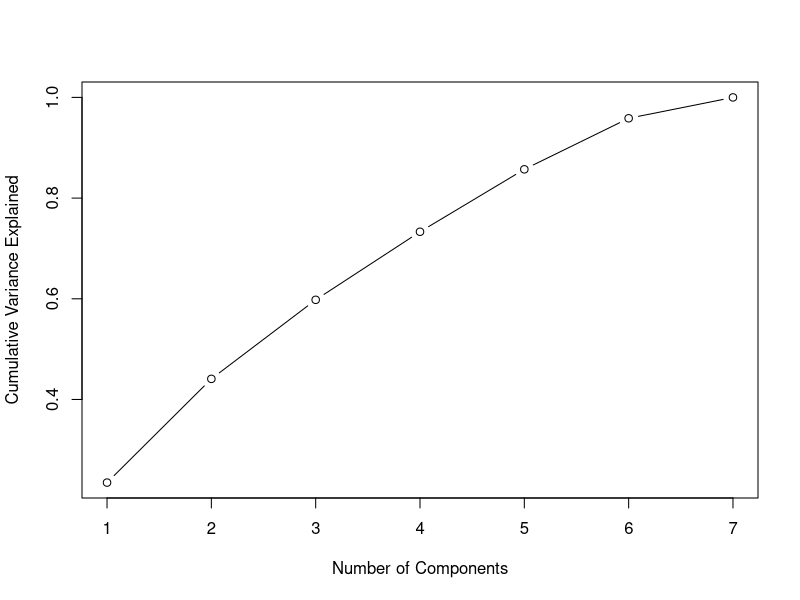
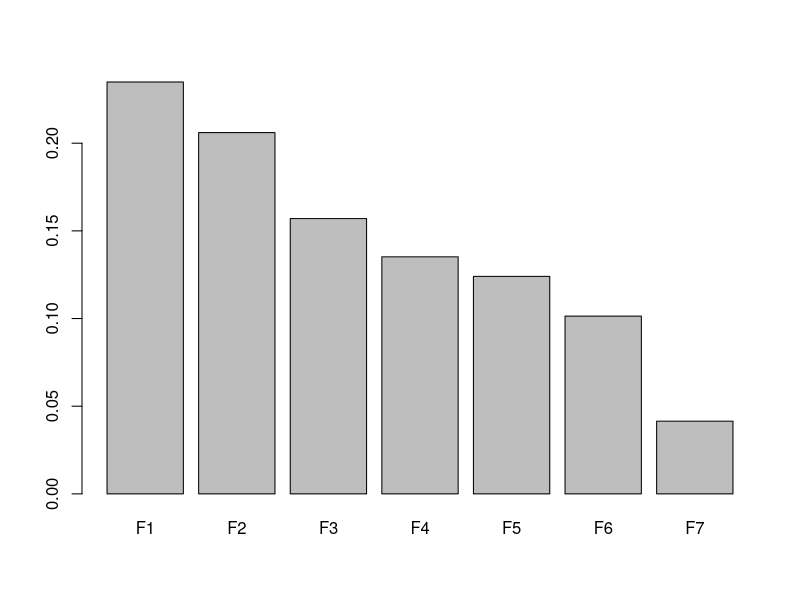
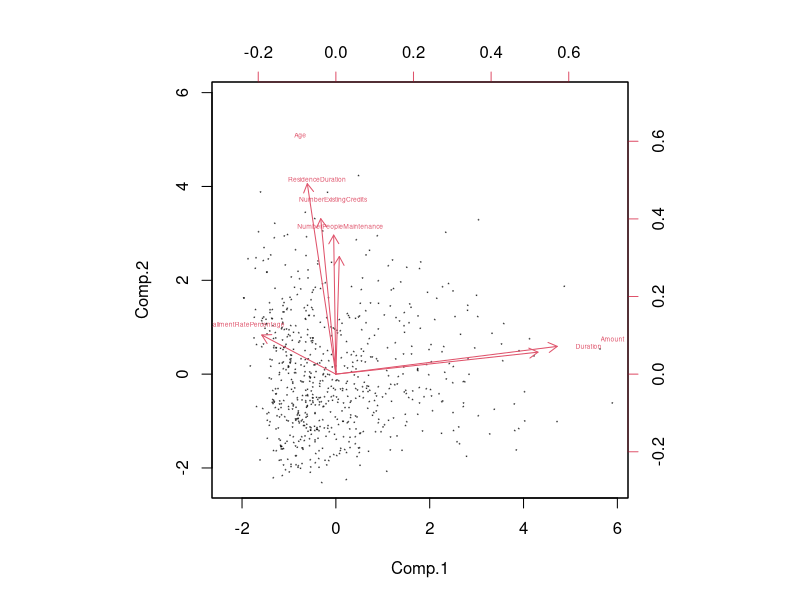
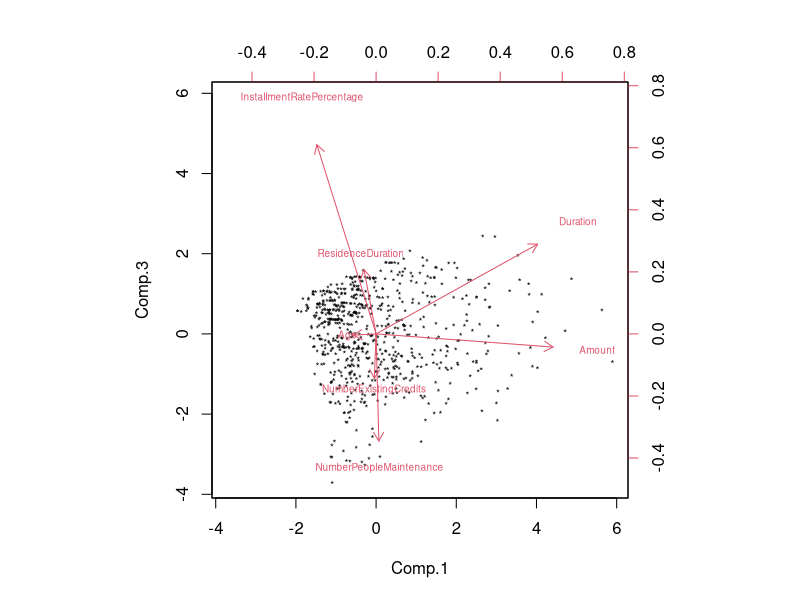
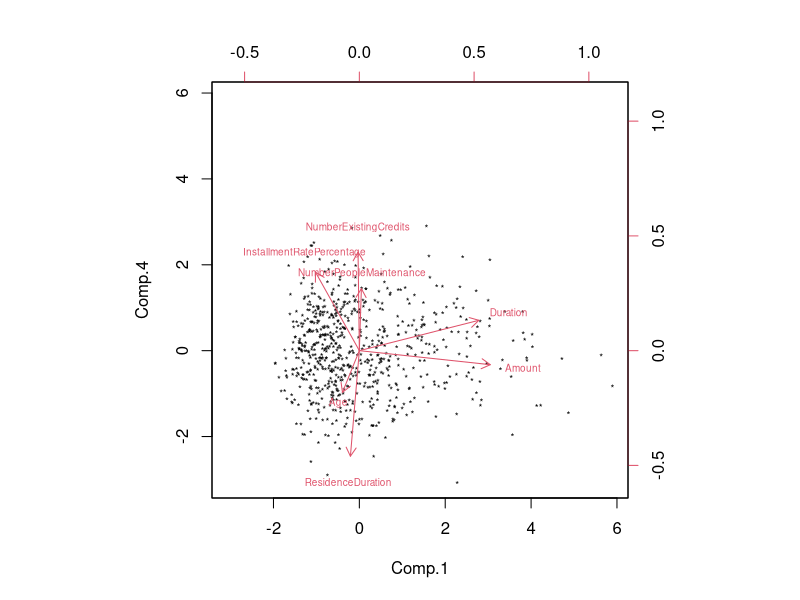
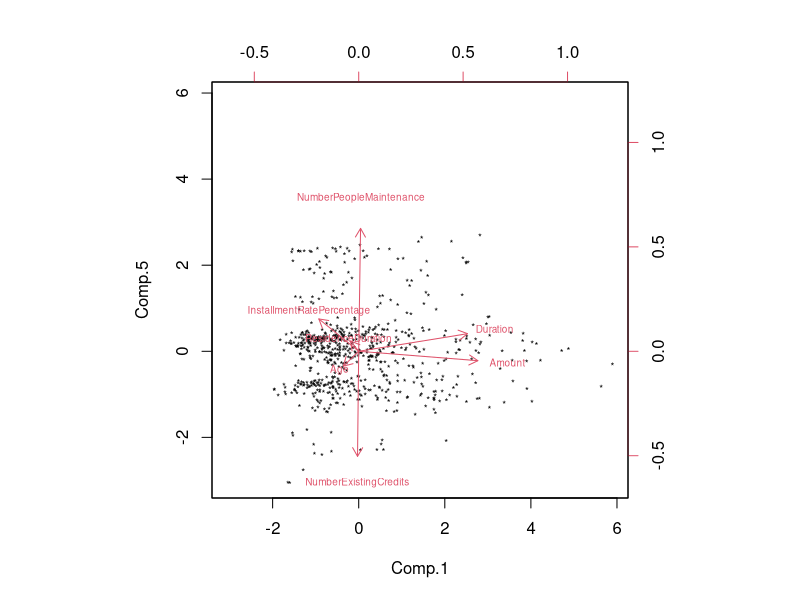
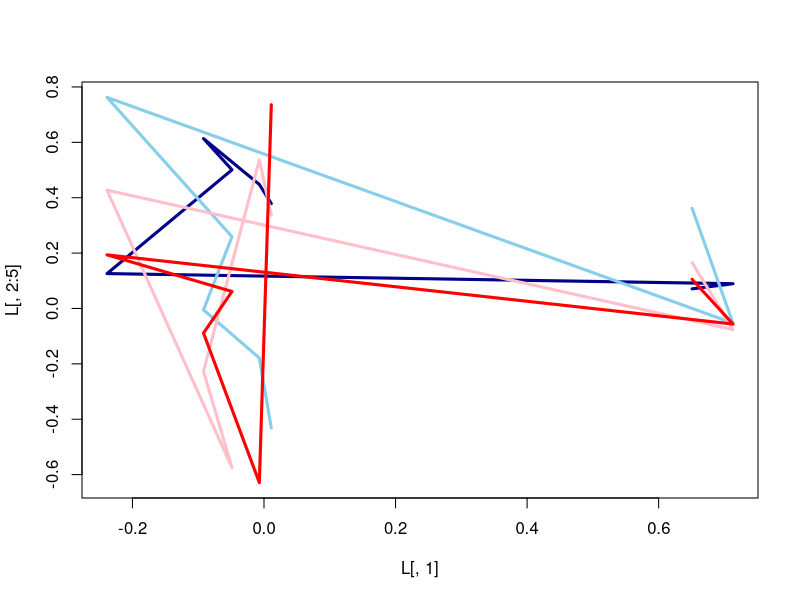
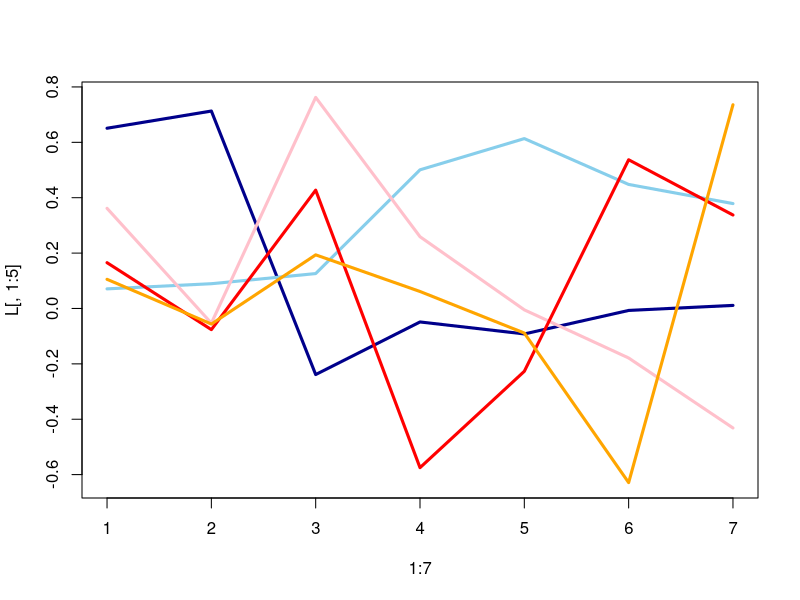

R code for these plots, in order:
## ---- chunk 1
# select numeric data
library(ggplot2)
library(lattice)
library(caret)
data(GermanCredit)
mydata <- GermanCredit[,1:7]
head(mydata)
## ---- chunk 2
#split data 70% 30%
set.seed(830)
n_size <- nrow(mydata)
train_size <- 0.7* n_size
training.set.rows <- sample(x = n_size, size = train_size, replace = FALSE)
training.set <- mydata[training.set.rows, ]
test.set <- mydata[-training.set.rows, ]
## ---- chunk 3
# standardize train set
training.set.scale<-scale(training.set)
## ---- chunk 4
means <- colMeans(training.set)
sds<-c()
for (i in 1:ncol(training.set)){
        sds[i]<-sd(training.set[,i])
}
test.set.scale <- data.frame()
for (i in 1:nrow(test.set)){ 
        for (j in 1:ncol(test.set)){
                test.set.scale[i,j]<-((test.set[i,j]-means[j])/sds[j])
        }
}
colnames(test.set.scale) <- colnames(training.set)
head(test.set.scale)
## ---- chunk 5
PCAObj<-princomp(training.set.scale)
summary(PCAObj)
## ---- chunk 6
Variance <-PCAObj$sdev^2
vaf<-cumsum(Variance)/sum(Variance)
vaf
## ---- chunk 7
plot(vaf,type="b", ylab = "Cumulative Variance Explained", xlab = "Number of Components")
## ---- chunk 8
barplot(Variance/sum(Variance),width=2,
        names.arg=c("F1","F2","F3","F4","F5","F6","F7"))
## ---- chunk 9
PCAObj$loadings
## ---- chunk 10
PCAObj$loadings[,1:7]
## ---- chunk 11
head(PCAObj$scores)
## ---- chunk 12
# First and second
biplot(PCAObj, choices = c(1,2), cex=0.4, scale = 0,xlabs = rep("*", nrow(PCAObj$scores)))
## ---- chunk 13
# First and third
biplot(PCAObj, choices = c(1,3), cex=0.6, scale = 0,xlabs = rep("*", nrow(PCAObj$scores)))
## ---- chunk 14
# First and fourth
biplot(PCAObj, choices = c(1,4), cex=0.6, scale = 0,xlabs = rep("*", nrow(PCAObj$scores)))
## ---- chunk 15
# First and fifth
biplot(PCAObj, choices = c(1,5), cex=0.6, scale = 0,xlabs = rep("*", nrow(PCAObj$scores)))
## ---- chunk 16
# see what component represents
L<-PCAObj$loadings
matplot(L[,1],L[,2:5],type="l",lty=1,col=c("darkblue","skyblue","pink","red"),lwd=3)
matplot(1:7,L[,1:5],type="l",lty=1,col=c("darkblue","skyblue","pink","red","orange"),lwd=3)
## ---- chunk 17
round(t(PCAObj$loadings) %*% PCAObj$loadings,2)
## ---- chunk 18
round(t(PCAObj$scores) %*% PCAObj$scores)
## ---- chunk 19
Ftest<-predict(PCAObj,newdata = test.set.scale)
Dtest<-Ftest[,1:5]%*%t(PCAObj$loadings[,1:5])
(round(cor(Dtest,test.set.scale)))
(cor(as.vector(Dtest), as.vector(data.matrix(test.set.scale)))^2)
## ---- chunk 20
#sum(apply(Ftest, 2, sd)^2)/sum(var(test.set.scale))
cor(as.vector(Dtest), as.vector(data.matrix(test.set.scale)))^2
## ---- chunk 21
rotatedLoadings<-varimax(PCAObj$loadings[,1:5])
#rotatedLoadings$loadings
#rotatedLoadings$rotmat
#cor(as.vector(training.set.scale), as.vector(PCAObj$scores[,1:7]  %*% t(PCAObj$loadings)[1:7,]))^2
cor(as.vector(training.set.scale), as.vector(PCAObj$scores[,1:5] %*% rotatedLoadings$rotmat %*% t(rotatedLoadings$rotmat) %*% t(PCAObj$loadings)[1:5,]))^2
## ---- chunk 22
biplot(PCAObj$scores, rotatedLoadings$loadings[,1:3],cex=0.6,xlabs = rep("*", nrow(PCAObj$scores)))
